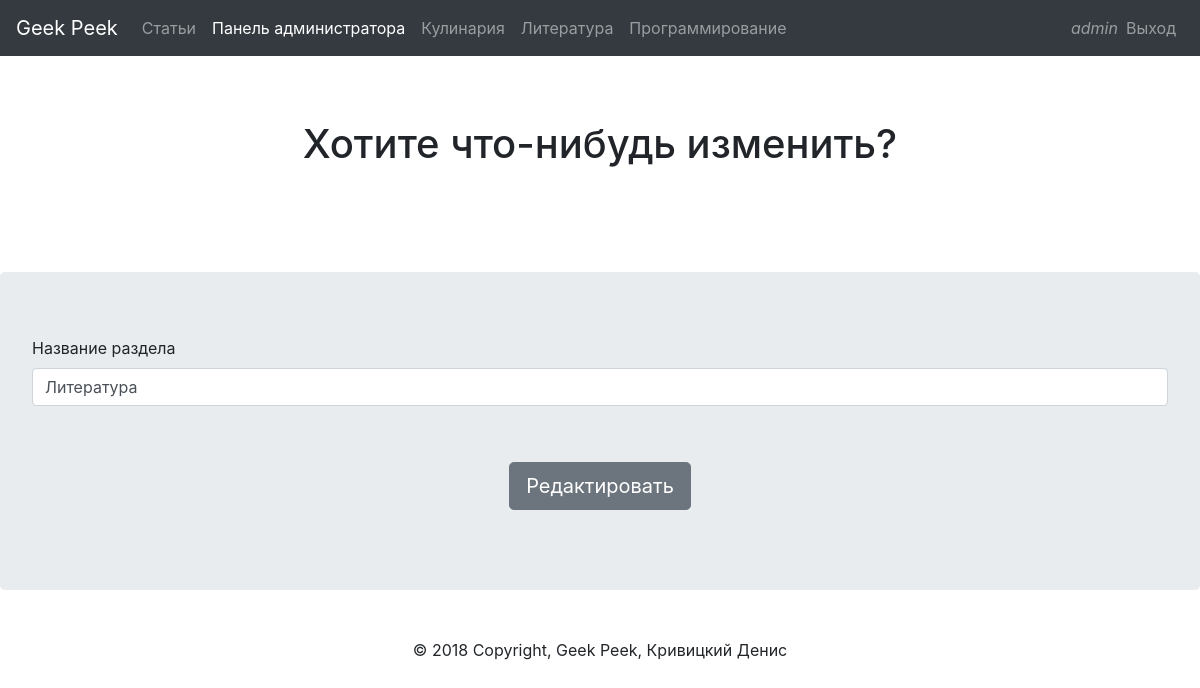
The page /admin/sections.php?action=edit&id=4 (signed in) on the database its author committed.
### tables this page shows
CREATE TABLE `sections` (
  `id` int(11) NOT NULL,
  `name` varchar(255) NOT NULL
);

### model/sections.php (called while the page is built, shortened)
<?php
    function sections_all($link){
       $query = "SELECT * FROM sections ORDER BY id DESC";
       $result = mysqli_query($link, $query);
       $n = mysqli_num_rows($result);
       $sections = array();
       for($i = 0; $i < $n; $i++){
           $row = mysqli_fetch_assoc($result);
           $sections[] = $row;
       }
       return $sections;
    }
    function section_get($link, $section_id){
       $query = sprintf("SELECT * FROM sections WHERE id=%d", (int) $section_id);
       $result = mysqli_query($link, $query);
       $section =  mysqli_fetch_assoc($result);
       return $section;
    }
?>

### view/edit_section.php (the view, shortened to what this page needs)
<?php
    $link_to_main_page = "../index.php";
    $link_to_logout = "../logout.php";
    $admin_link = "index.php";
    if(!empty($_SESSION['login'])){
        $username = $_SESSION['login'];
    }
    require_once("../model/sections.php");
    $sections = sections_all($link);
    include("header.php");
?>
    <section class="jumbotron text-center  bg-white">
        <div class="container">
            <h1 class="jumbotron-heading">Хотите что-нибудь изменить?</h1>
        </div>
    </section>
    <div class="jumbotron">
        <form method="post" enctype="multipart/form-data" action="sections.php?action=edit&id=<?=$_GET['id']?>">
            <div class="form-group">
                <label for="name">Название раздела</label>
                <input type="text" class="form-control mb-2" name="name" value="<?=$section['name']?>" autofocus required/>
                <div class="text-center">
                    <input type="submit" value="Редактировать" class="btn btn-secondary btn-lg mt-5"/>
                </div>
            </div>
        </form>
    </div>
    <?php
        include("footer.php");
    ?>
</body>
</html>

### view/header.php (shortened to what this page needs)
<!DOCTYPE html>
<html lang="ru">
<head>
    <link rel="stylesheet" href="https://stackpath.bootstrapcdn.com/bootstrap/4.1.1/css/bootstrap.min.css">
</head>
<body>
    <header>
        <nav class="navbar navbar-expand-lg navbar-dark bg-dark">
            <div class="collapse navbar-collapse" id="navbarSupportedContent">
                <a class="navbar-brand" href=<?=$link_to_main_page?>>Geek Peek</a>
                <ul class="navbar-nav mr-auto">
                    <li class="nav-item">
                        <a href=<?=$link_to_main_page?> class="nav-link active" id="main_page">Статьи</a>
                    </li>
                    <li class="nav-item">
                        <?php if(!empty($username) AND $username == "admin"):?>
                            <a href=<?=$admin_link?> class="nav-link" id="admin_panel">Панель администратора</a>
                        <?php endif?>
                    </li>
                    <?php foreach($sections as $s): ?>
                        <li>
                            <a href="<?=$link_to_sections?>articles_by_sections.php?section_name=<?=$s['name']?>" id=<?=$s['name']?> class="nav-link"><?=$s['name']?></a>
                        </li>
                    <?php endforeach?>
                </ul>
                <ul class="navbar-nav ml-auto">
                    <?php if(!empty($username)):?>
                        <li class="nav-item">
                            <em class="navbar-text"><?=$username?></em>
                        </li>
                        <li class="nav-item"><a href=<?=$link_to_logout?> class="nav-link">Выход</a></li>
                    <?php endif?>
                </ul>
            </div>
        </nav>
    </header>

### rows shown on the page
sections: name "Кулинария"
sections: name "Литература"
sections: name "Программирование"

### other values the page prints
$username "admin"
